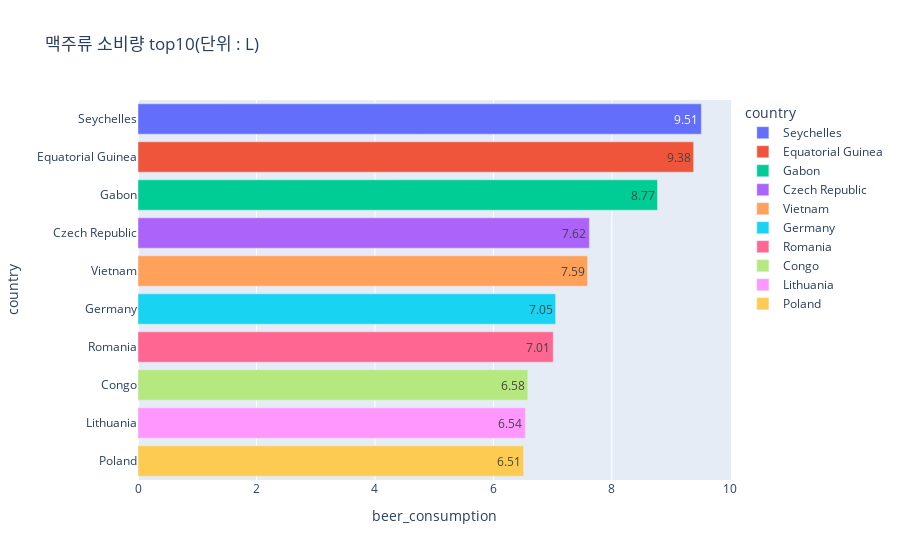

The cell this chart's notebook holds for it:
### Code cell
px.bar(df.sort_values('beer_consumption',ascending=False).head(10), x='beer_consumption', y='country', title="맥주류 소비량 top10(단위 : L)",   text='beer_consumption',color='country', color_continuous_scale='matter')

### Figure 1 — Plotly figure (JSON) as saved in the notebook; plotly's stock layout.template omitted (floating-point values rounded to 4 significant figures)
{"data": [{"alignmentgroup": "True", "hovertemplate": "country=%{y}<br>beer_consumption=%{text}<extra></extra>", "legendgroup": "Seychelles", "marker": {"color": "#636efa", "pattern": {"shape": ""}}, "name": "Seychelles", "offsetgroup": "Seychelles", "orientation": "h", "showlegend": true, "text": [9.51], "textposition": "auto", "type": "bar", "x": [9.51], "xaxis": "x", "y": ["Seychelles"], "yaxis": "y"}, {"alignmentgroup": "True", "hovertemplate": "country=%{y}<br>beer_consumption=%{text}<extra></extra>", "legendgroup": "Equatorial Guinea", "marker": {"color": "#EF553B", "pattern": {"shape": ""}}, "name": "Equatorial Guinea", "offsetgroup": "Equatorial Guinea", "orientation": "h", "showlegend": true, "text": [9.38], "textposition": "auto", "type": "bar", "x": [9.38], "xaxis": "x", "y": ["Equatorial Guinea"], "yaxis": "y"}, {"alignmentgroup": "True", "hovertemplate": "country=%{y}<br>beer_consumption=%{text}<extra></extra>", "legendgroup": "Gabon", "marker": {"color": "#00cc96", "pattern": {"shape": ""}}, "name": "Gabon", "offsetgroup": "Gabon", "orientation": "h", "showlegend": true, "text": [8.77], "textposition": "auto", "type": "bar", "x": [8.77], "xaxis": "x", "y": ["Gabon"], "yaxis": "y"}, {"alignmentgroup": "True", "hovertemplate": "country=%{y}<br>beer_consumption=%{text}<extra></extra>", "legendgroup": "Czech Republic", "marker": {"color": "#ab63fa", "pattern": {"shape": ""}}, "name": "Czech Republic", "offsetgroup": "Czech Republic", "orientation": "h", "showlegend": true, "text": [7.62], "textposition": "auto", "type": "bar", "x": [7.62], "xaxis": "x", "y": ["Czech Republic"], "yaxis": "y"}, {"alignmentgroup": "True", "hovertemplate": "country=%{y}<br>beer_consumption=%{text}<extra></extra>", "legendgroup": "Vietnam", "marker": {"color": "#FFA15A", "pattern": {"shape": ""}}, "name": "Vietnam", "offsetgroup": "Vietnam", "orientation": "h", "showlegend": true, "text": [7.59], "textposition": "auto", "type": "bar", "x": [7.59], "xaxis": "x", "y": ["Vietnam"], "yaxis": "y"}, {"alignmentgroup": "True", "hovertemplate": "country=%{y}<br>beer_consumption=%{text}<extra></extra>", "legendgroup": "Germany", "marker": {"color": "#19d3f3", "pattern": {"shape": ""}}, "name": "Germany", "offsetgroup": "Germany", "orientation": "h", "showlegend": true, "text": [7.05], "textposition": "auto", "type": "bar", "x": [7.05], "xaxis": "x", "y": ["Germany"], "yaxis": "y"}, {"alignmentgroup": "True", "hovertemplate": "country=%{y}<br>beer_consumption=%{text}<extra></extra>", "legendgroup": "Romania", "marker": {"color": "#FF6692", "pattern": {"shape": ""}}, "name": "Romania", "offsetgroup": "Romania", "orientation": "h", "showlegend": true, "text": [7.01], "textposition": "auto", "type": "bar", "x": [7.01], "xaxis": "x", "y": ["Romania"], "yaxis": "y"}, {"alignmentgroup": "True", "hovertemplate": "country=%{y}<br>beer_consumption=%{text}<extra></extra>", "legendgroup": "Congo", "marker": {"color": "#B6E880", "pattern": {"shape": ""}}, "name": "Congo", "offsetgroup": "Congo", "orientation": "h", "showlegend": true, "text": [6.58], "textposition": "auto", "type": "bar", "x": [6.58], "xaxis": "x", "y": ["Congo"], "yaxis": "y"}, {"alignmentgroup": "True", "hovertemplate": "country=%{y}<br>beer_consumption=%{text}<extra></extra>", "legendgroup": "Lithuania", "marker": {"color": "#FF97FF", "pattern": {"shape": ""}}, "name": "Lithuania", "offsetgroup": "Lithuania", "orientation": "h", "showlegend": true, "text": [6.54], "textposition": "auto", "type": "bar", "x": [6.54], "xaxis": "x", "y": ["Lithuania"], "yaxis": "y"}, {"alignmentgroup": "True", "hovertemplate": "country=%{y}<br>beer_consumption=%{text}<extra></extra>", "legendgroup": "Poland", "marker": {"color": "#FECB52", "pattern": {"shape": ""}}, "name": "Poland", "offsetgroup": "Poland", "orientation": "h", "showlegend": true, "text": [6.51], "textposition": "auto", "type": "bar", "x": [6.51], "xaxis": "x", "y": ["Poland"], "yaxis": "y"}], "layout": {"barmode": "relative", "legend": {"title": {"text": "country"}, "tracegroupgap": 0}, "title": {"text": "맥주류 소비량 top10(단위 : L)"}, "xaxis": {"anchor": "y", "domain": [0, 1], "title": {"text": "beer_consumption"}}, "yaxis": {"anchor": "x", "categoryarray": ["Poland", "Lithuania", "Congo", "Romania", "Germany", "Vietnam", "Czech Republic", "Gabon", "Equatorial Guinea", "Seychelles"], "categoryorder": "array", "domain": [0, 1], "title": {"text": "country"}}}}
